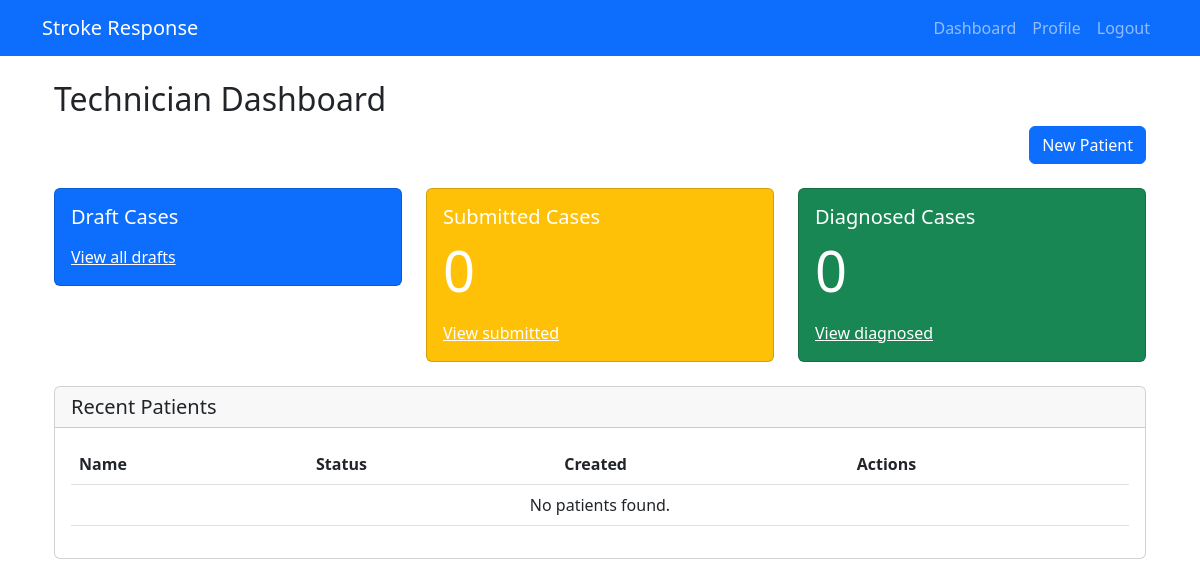
Before: /technician/ (signed in) with the older database file.
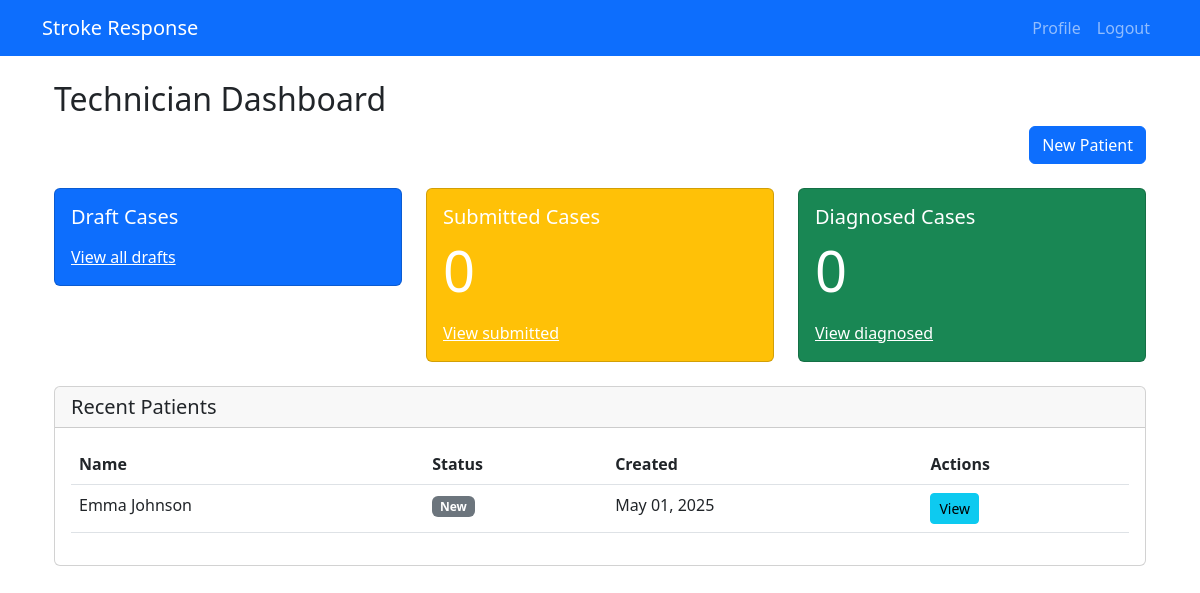
After: the same page with the newer database file.
### technician/models.py (models this page shows, shortened)
class Patient(models.Model):
    STATUS_CHOICES = [
        ('NEW', 'New'),
        ('SUBMITTED', 'Submitted for Review'),
        ('REVIEWED', 'Under Review'),
        ('DIAGNOSED', 'Diagnosed'),
        ('DISCHARGED', 'Discharged'),
    ]
    GENDER_CHOICES = [
        ('M', 'Male'),
        ('F', 'Female'),
        ('O', 'Other'),
    ]
    first_name = models.CharField(max_length=100)
    last_name = models.CharField(max_length=100)
    date_of_birth = models.DateField()
    gender = models.CharField(max_length=1, choices=GENDER_CHOICES)
    contact_number = models.CharField(max_length=15, blank=True)
    address = models.TextField(blank=True)
    emergency_contact_name = models.CharField(max_length=100, blank=True)
    emergency_contact_number = models.CharField(max_length=15, blank=True)
    medical_history = models.TextField(blank=True)
    current_medications = models.TextField(blank=True)
    allergies = models.TextField(blank=True)
    blood_pressure_systolic = models.IntegerField(validators=[MinValueValidator(0), MaxValueValidator(300)])
    blood_pressure_diastolic = models.IntegerField(validators=[MinValueValidator(0), MaxValueValidator(200)])
    heart_rate = models.IntegerField(validators=[MinValueValidator(0), MaxValueValidator(300)])
    respiratory_rate = models.IntegerField(validators=[MinValueValidator(0), MaxValueValidator(100)])
    temperature = models.DecimalField(max_digits=4, decimal_places=1)
    oxygen_saturation = models.IntegerField(validators=[MinValueValidator(0), MaxValueValidator(100)])
    glasgow_coma_scale = models.IntegerField(validators=[MinValueValidator(3), MaxValueValidator(15)])
    chief_complaint = models.TextField()
    notes = models.TextField(blank=True)
    status = models.CharField(max_length=20, choices=STATUS_CHOICES, default='NEW')
    technician = models.ForeignKey(User, on_delete=models.CASCADE, related_name='patients')
    created_at = models.DateTimeField(auto_now_add=True)
    updated_at = models.DateTimeField(auto_now=True)
    class Meta:
        ordering = ['-created_at']

### technician/views.py (the view)
# urls.py: path('', views.dashboard, name='dashboard'),
@login_required
def dashboard(request):
    patients = Patient.objects.filter(technician=request.user).order_by('-created_at')
    paginator = Paginator(patients, 10)
    page_number = request.GET.get('page')
    page_obj = paginator.get_page(page_number)
    context = {
        'page_obj': page_obj,
        'new_count': patients.filter(status='NEW').count(),
        'submitted_count': patients.filter(status='SUBMITTED').count(),
        'diagnosed_count': patients.filter(status='DIAGNOSED').count(),
    }
    return render(request, 'technician/dashboard.html', context)

### technician/templates/technician/dashboard.html (shortened to what this page needs)
{% extends "base.html" %}
{% block content %}
<div class="container">
    <div class="row mb-4">
        <div class="col-md-12">
            <h2>Technician Dashboard</h2>
            <a href="{% url 'technician:patient_new' %}" class="btn btn-primary float-end">
                 New Patient
            </a>
        </div>
    </div>
    <div class="row mb-4">
        <div class="col-md-4">
            <div class="card text-white bg-primary">
                <div class="card-body">
                    <h5 class="card-title">Draft Cases</h5>
                    <a href="{% url 'technician:patient_list' %}?status=DRAFT" class="text-white">View all drafts</a>
                </div>
            </div>
        </div>
        <div class="col-md-4">
            <div class="card text-white bg-warning">
                <div class="card-body">
                    <h5 class="card-title">Submitted Cases</h5>
                    <p class="card-text display-4">{{ submitted_count }}</p>
                    <a href="{% url 'technician:patient_list' %}?status=SUBMITTED" class="text-white">View submitted</a>
                </div>
            </div>
        </div>
        <div class="col-md-4">
            <div class="card text-white bg-success">
                <div class="card-body">
                    <h5 class="card-title">Diagnosed Cases</h5>
                    <p class="card-text display-4">{{ diagnosed_count }}</p>
                    <a href="{% url 'technician:patient_list' %}?status=DIAGNOSED" class="text-white">View diagnosed</a>
                </div>
            </div>
        </div>
    </div>
    <div class="row">
        <div class="col-md-12">
            <div class="card">
                <div class="card-header">
                    <h5 class="card-title mb-0">Recent Patients</h5>
                </div>
                <div class="card-body">
                    <div class="table-responsive">
                        <table class="table table-hover">
                            <thead>
                                <tr>
                                    <th>Name</th>
                                    <th>Status</th>
                                    <th>Created</th>
                                    <th>Actions</th>
                                </tr>
                            </thead>
                            <tbody>
                                {% for patient in page_obj %}
                                <tr>
                                    <td>{{ patient.first_name }} {{ patient.last_name }}</td>
                                    <td>
                                        <span class="badge {% if patient.status == 'DRAFT' %}bg-primary
                                            {% elif patient.status == 'SUBMITTED' %}bg-warning
                                            {% elif patient.status == 'DIAGNOSED' %}bg-success
                                            {% else %}bg-secondary{% endif %}">
                                            {{ patient.get_status_display }}
                                        </span>
                                    </td>
                                    <td>{{ patient.created_at|date:"M d, Y" }}</td>
                                    <td>
                                        <a href="{% url 'technician:patient_detail' pk=patient.pk %}" class="btn btn-sm btn-info">
                                            View
                                        </a>
                                    </td>
                                </tr>
                                {% empty %}
                                <tr>
                                    <td colspan="4" class="text-center">No patients found.</td>
                                </tr>
                                {% endfor %}
                            </tbody>
                        </table>
                    </div>
                </div>
            </div>
        </div>
    </div>
</div>
{% endblock %}

### templates/base.html (shortened to what this page needs)
<!DOCTYPE html>
<html lang="en">
<head>
    <link href="https://cdn.jsdelivr.net/npm/bootstrap@5.3.0/dist/css/bootstrap.min.css" rel="stylesheet">
</head>
<body>
    <nav class="navbar navbar-expand-lg navbar-dark bg-primary">
        <div class="container">
            <a class="navbar-brand" href="{% url 'home' %}">Stroke Response</a>
            <div class="collapse navbar-collapse" id="navbarNav">
                <ul class="navbar-nav ms-auto">
                    {% if user.is_authenticated %}
                        {% if user.userprofile.role == 'TECHNICIAN' %}
                            <li class="nav-item">
                                <a class="nav-link" href="{% url 'technician:dashboard' %}">Dashboard</a>
                            </li>
                        {% elif user.userprofile.role == 'NEUROLOGIST' %}
                            <li class="nav-item">
                                <a class="nav-link" href="{% url 'neurologist:dashboard' %}">Dashboard</a>
                            </li>
                        {% endif %}
                        <li class="nav-item">
                            <a class="nav-link" href="{% url 'accounts:profile' %}">Profile</a>
                        </li>
                        <li class="nav-item">
                            <a class="nav-link" href="{% url 'accounts:logout' %}">Logout</a>
                        </li>
                    {% endif %}
                </ul>
            </div>
        </div>
    </nav>
    <div class="container mt-4">
        {% block content %}
        {% endblock %}
    </div>
</body>
</html>

Changed rows visible on the page:
added Patient: first_name "Emma", last_name "Johnson", status "New", created_at "May 01, 2025"
Other visible differences:
text no longer shown: "Dashboard No patients found."
